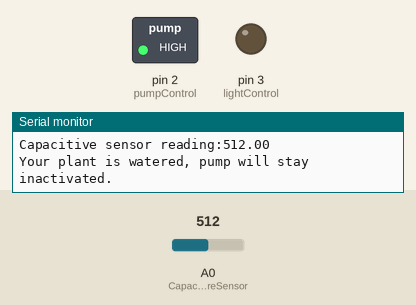
The sketch below on a simulated Arduino Uno, built with avr-gcc and run on an emulated ATmega328P. On the bench: switched loads named in the sketch (green lamp = pin HIGH), output pins drawn as LEDs (lit = HIGH), the last lines printed to the serial monitor. The test bench sets the inputs (shaded band); at power-on: A0 (CapacitiveMoistureSensor) = 512.

Above: at 1.7 s.
1.8 s: A0 (CapacitiveMoistureSensor) set to 637
3.8 s: A0 (CapacitiveMoistureSensor) set to 664
At 6.0 s:
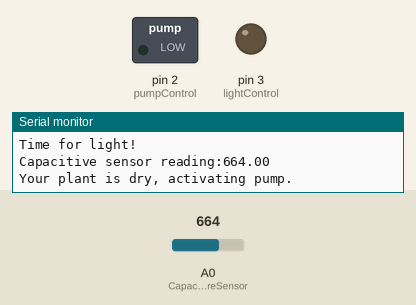
6.3 s: A0 (CapacitiveMoistureSensor) set to 640
At 8.1 s:
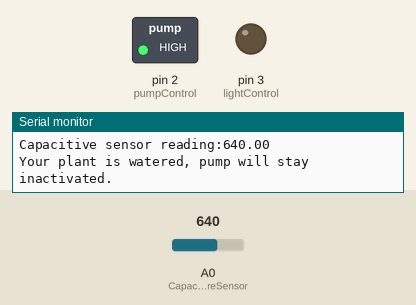
8.4 s: A0 (CapacitiveMoistureSensor) set to 660
At 9.3 s:
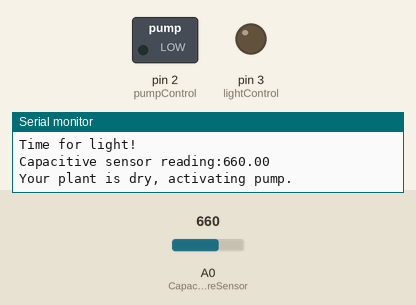
Timing chart, 0 to 11.4 s (numbered marks = the images above; inputs shaded):
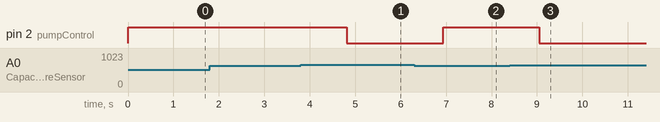

The sketch:

driver.ino
```cpp
#include <TimeLib.h>
  // put your setup code here, to run once:
int pumpControl = 2;
#define secondsInADay 86400
#define secondsInThreeHours 3600*3

int thisMoment = 0;
int lightControl = 3;
int CapacitiveMoistureSensor = A0;
float myDryness = 0;


void setup() {
Serial.begin(9600);
pinMode(pumpControl, OUTPUT);
pinMode(lightControl, OUTPUT);
pinMode(CapacitiveMoistureSensor, INPUT);
digitalWrite(pumpControl, HIGH);
digitalWrite(lightControl, LOW);
delay(500);


}

void loop() {
  // put your main code here, to run repeatedly:
Serial.print("The current second is: ");
thisMoment = now();
Serial.print(thisMoment);
Serial.println();

if ((thisMoment % secondsInADay) < secondsInThreeHours){
  //turn on the light
  Serial.print("Time for light! \n");
  digitalWrite(lightControl, LOW);
  }
else {
  Serial.print("Lights out! \n");
  digitalWrite(lightControl, HIGH);
}

Serial.print("Capacitive sensor reading:");
myDryness = analogRead(CapacitiveMoistureSensor);
Serial.println(myDryness);

  if(myDryness>650) {
    Serial.print("Your plant is dry, activating pump.");
    digitalWrite(pumpControl, LOW);}
  else {
    Serial.print("Your plant is watered, pump will stay inactivated.");
    digitalWrite(pumpControl, HIGH);}

Serial.println();
delay(1000);
}
```

Measured:
- the behaviour switches between 650 and 651 on A0 (CapacitiveMoistureSensor) (found by bisection; images 0 and 1)
- after the input at 3.8 s, pin 2 (pumpControl): HIGH → LOW after 1.0 s
- after the input at 6.3 s, pin 2 (pumpControl): LOW → HIGH after 0.63 s
- after the input at 8.4 s, pin 2 (pumpControl): HIGH → LOW after 0.65 s
